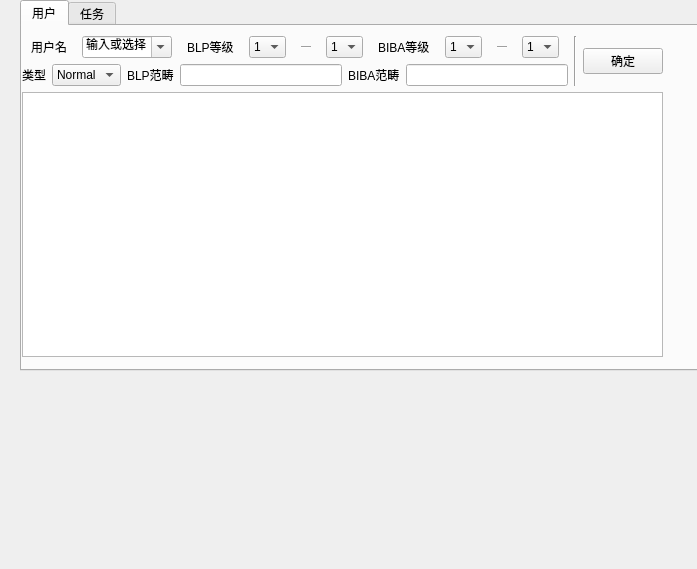
<?xml version="1.0" encoding="UTF-8"?>
<ui version="4.0">
 <class>Dialog</class>
 <widget class="QDialog" name="Dialog">
  <property name="geometry">
   <rect>
    <x>0</x>
    <y>0</y>
    <width>697</width>
    <height>569</height>
   </rect>
  </property>
  <property name="windowTitle">
   <string>监控服务接口测试程序</string>
  </property>
  <widget class="QWidget" name="verticalLayoutWidget_4">
   <property name="geometry">
    <rect>
     <x>20</x>
     <y>0</y>
     <width>681</width>
     <height>371</height>
    </rect>
   </property>
   <layout class="QVBoxLayout" name="verticalLayout_4">
    <item>
     <widget class="QTabWidget" name="tabWidget">
      <property name="autoFillBackground">
       <bool>false</bool>
      </property>
      <property name="currentIndex">
       <number>0</number>
      </property>
      <property name="usesScrollButtons">
       <bool>false</bool>
      </property>
      <property name="documentMode">
       <bool>false</bool>
      </property>
      <property name="movable">
       <bool>true</bool>
      </property>
      <widget class="QWidget" name="tab">
       <attribute name="title">
        <string>用户</string>
       </attribute>
       <widget class="QWidget" name="verticalLayoutWidget">
        <property name="geometry">
         <rect>
          <x>0</x>
          <y>10</y>
          <width>641</width>
          <height>321</height>
         </rect>
        </property>
        <layout class="QVBoxLayout" name="verticalLayout">
         <item>
          <layout class="QHBoxLayout" name="horizontalLayout_4">
           <item>
            <layout class="QVBoxLayout" name="verticalLayout_5">
             <item>
              <layout class="QHBoxLayout" name="horizontalLayout_2">
               <item>
                <widget class="QLabel" name="label">
                 <property name="sizePolicy">
                  <sizepolicy hsizetype="Fixed" vsizetype="Preferred">
                   <horstretch>0</horstretch>
                   <verstretch>0</verstretch>
                  </sizepolicy>
                 </property>
                 <property name="text">
                  <string>用户名</string>
                 </property>
                </widget>
               </item>
               <item>
                <widget class="QComboBox" name="comboBox">
                 <property name="sizePolicy">
                  <sizepolicy hsizetype="Fixed" vsizetype="Fixed">
                   <horstretch>0</horstretch>
                   <verstretch>0</verstretch>
                  </sizepolicy>
                 </property>
                 <property name="editable">
                  <bool>true</bool>
                 </property>
                 <item>
                  <property name="text">
                   <string>输入或选择</string>
                  </property>
                 </item>
                </widget>
               </item>
               <item>
                <widget class="QLabel" name="label_2">
                 <property name="sizePolicy">
                  <sizepolicy hsizetype="Fixed" vsizetype="Minimum">
                   <horstretch>0</horstretch>
                   <verstretch>0</verstretch>
                  </sizepolicy>
                 </property>
                 <property name="text">
                  <string>BLP等级</string>
                 </property>
                </widget>
               </item>
               <item>
                <widget class="QComboBox" name="comboBox_3">
                 <property name="sizePolicy">
                  <sizepolicy hsizetype="Fixed" vsizetype="Fixed">
                   <horstretch>0</horstretch>
                   <verstretch>0</verstretch>
                  </sizepolicy>
                 </property>
                 <property name="editable">
                  <bool>false</bool>
                 </property>
                 <item>
                  <property name="text">
                   <string>1</string>
                  </property>
                 </item>
                 <item>
                  <property name="text">
                   <string>2</string>
                  </property>
                 </item>
                 <item>
                  <property name="text">
                   <string>3</string>
                  </property>
                 </item>
                </widget>
               </item>
               <item>
                <widget class="Line" name="line">
                 <property name="windowModality">
                  <enum>Qt::NonModal</enum>
                 </property>
                 <property name="sizePolicy">
                  <sizepolicy hsizetype="Fixed" vsizetype="Minimum">
                   <horstretch>0</horstretch>
                   <verstretch>0</verstretch>
                  </sizepolicy>
                 </property>
                 <property name="minimumSize">
                  <size>
                   <width>10</width>
                   <height>0</height>
                  </size>
                 </property>
                 <property name="orientation">
                  <enum>Qt::Horizontal</enum>
                 </property>
                </widget>
               </item>
               <item>
                <widget class="QComboBox" name="comboBox_7">
                 <property name="sizePolicy">
                  <sizepolicy hsizetype="Fixed" vsizetype="Fixed">
                   <horstretch>0</horstretch>
                   <verstretch>0</verstretch>
                  </sizepolicy>
                 </property>
                 <property name="editable">
                  <bool>false</bool>
                 </property>
                 <item>
                  <property name="text">
                   <string>1</string>
                  </property>
                 </item>
                 <item>
                  <property name="text">
                   <string>2</string>
                  </property>
                 </item>
                 <item>
                  <property name="text">
                   <string>3</string>
                  </property>
                 </item>
                </widget>
               </item>
               <item>
                <widget class="QLabel" name="label_3">
                 <property name="sizePolicy">
                  <sizepolicy hsizetype="Fixed" vsizetype="Preferred">
                   <horstretch>0</horstretch>
                   <verstretch>0</verstretch>
                  </sizepolicy>
                 </property>
                 <property name="text">
                  <string>BIBA等级</string>
                 </property>
                </widget>
               </item>
               <item>
                <widget class="QComboBox" name="comboBox_2">
                 <property name="sizePolicy">
                  <sizepolicy hsizetype="Fixed" vsizetype="Fixed">
                   <horstretch>0</horstretch>
                   <verstretch>0</verstretch>
                  </sizepolicy>
                 </property>
                 <property name="editable">
                  <bool>false</bool>
                 </property>
                 <item>
                  <property name="text">
                   <string>1</string>
                  </property>
                 </item>
                 <item>
                  <property name="text">
                   <string>2</string>
                  </property>
                 </item>
                 <item>
                  <property name="text">
                   <string>3</string>
                  </property>
                 </item>
                </widget>
               </item>
               <item>
                <widget class="Line" name="line_2">
                 <property name="windowModality">
                  <enum>Qt::NonModal</enum>
                 </property>
                 <property name="sizePolicy">
                  <sizepolicy hsizetype="Fixed" vsizetype="Minimum">
                   <horstretch>0</horstretch>
                   <verstretch>0</verstretch>
                  </sizepolicy>
                 </property>
                 <property name="minimumSize">
                  <size>
                   <width>10</width>
                   <height>0</height>
                  </size>
                 </property>
                 <property name="orientation">
                  <enum>Qt::Horizontal</enum>
                 </property>
                </widget>
               </item>
               <item>
                <widget class="QComboBox" name="comboBox_8">
                 <property name="sizePolicy">
                  <sizepolicy hsizetype="Fixed" vsizetype="Fixed">
                   <horstretch>0</horstretch>
                   <verstretch>0</verstretch>
                  </sizepolicy>
                 </property>
                 <property name="editable">
                  <bool>false</bool>
                 </property>
                 <item>
                  <property name="text">
                   <string>1</string>
                  </property>
                 </item>
                 <item>
                  <property name="text">
                   <string>2</string>
                  </property>
                 </item>
                 <item>
                  <property name="text">
                   <string>3</string>
                  </property>
                 </item>
                </widget>
               </item>
              </layout>
             </item>
             <item>
              <layout class="QHBoxLayout" name="horizontalLayout">
               <item>
                <widget class="QLabel" name="label_4">
                 <property name="text">
                  <string>类型</string>
                 </property>
                </widget>
               </item>
               <item>
                <widget class="QComboBox" name="comboBox_9">
                 <property name="currentIndex">
                  <number>0</number>
                 </property>
                 <item>
                  <property name="text">
                   <string>Normal</string>
                  </property>
                 </item>
                 <item>
                  <property name="text">
                   <string>Admin</string>
                  </property>
                 </item>
                 <item>
                  <property name="text">
                   <string>Audit</string>
                  </property>
                 </item>
                 <item>
                  <property name="text">
                   <string>Secure</string>
                  </property>
                 </item>
                </widget>
               </item>
               <item>
                <widget class="QLabel" name="label_7">
                 <property name="text">
                  <string>BLP范畴</string>
                 </property>
                </widget>
               </item>
               <item>
                <widget class="QLineEdit" name="lineEdit"/>
               </item>
               <item>
                <widget class="QLabel" name="label_8">
                 <property name="text">
                  <string>BIBA范畴</string>
                 </property>
                </widget>
               </item>
               <item>
                <widget class="QLineEdit" name="lineEdit_2"/>
               </item>
              </layout>
             </item>
            </layout>
           </item>
           <item>
            <widget class="Line" name="line_3">
             <property name="orientation">
              <enum>Qt::Vertical</enum>
             </property>
            </widget>
           </item>
           <item>
            <widget class="QPushButton" name="pushButton">
             <property name="enabled">
              <bool>true</bool>
             </property>
             <property name="sizePolicy">
              <sizepolicy hsizetype="Fixed" vsizetype="Fixed">
               <horstretch>0</horstretch>
               <verstretch>0</verstretch>
              </sizepolicy>
             </property>
             <property name="text">
              <string>确定</string>
             </property>
             <property name="autoDefault">
              <bool>false</bool>
             </property>
            </widget>
           </item>
          </layout>
         </item>
         <item>
          <widget class="QTextBrowser" name="textBrowser"/>
         </item>
        </layout>
       </widget>
      </widget>
      <widget class="QWidget" name="tab_2">
       <attribute name="title">
        <string>任务</string>
       </attribute>
       <widget class="QWidget" name="verticalLayoutWidget_2">
        <property name="geometry">
         <rect>
          <x>0</x>
          <y>10</y>
          <width>641</width>
          <height>321</height>
         </rect>
        </property>
        <layout class="QVBoxLayout" name="verticalLayout_2">
         <item>
          <layout class="QHBoxLayout" name="horizontalLayout_5">
           <item>
            <layout class="QVBoxLayout" name="verticalLayout_6">
             <item>
              <layout class="QHBoxLayout" name="horizontalLayout_6">
               <item>
                <widget class="QLabel" name="label_9">
                 <property name="sizePolicy">
                  <sizepolicy hsizetype="Fixed" vsizetype="Preferred">
                   <horstretch>0</horstretch>
                   <verstretch>0</verstretch>
                  </sizepolicy>
                 </property>
                 <property name="text">
                  <string>任务名</string>
                 </property>
                </widget>
               </item>
               <item>
                <widget class="QComboBox" name="comboBox_4">
                 <property name="sizePolicy">
                  <sizepolicy hsizetype="Fixed" vsizetype="Fixed">
                   <horstretch>0</horstretch>
                   <verstretch>0</verstretch>
                  </sizepolicy>
                 </property>
                 <property name="editable">
                  <bool>true</bool>
                 </property>
                 <item>
                  <property name="text">
                   <string>输入或选择</string>
                  </property>
                 </item>
                </widget>
               </item>
               <item>
                <widget class="QLabel" name="label_10">
                 <property name="sizePolicy">
                  <sizepolicy hsizetype="Fixed" vsizetype="Minimum">
                   <horstretch>0</horstretch>
                   <verstretch>0</verstretch>
                  </sizepolicy>
                 </property>
                 <property name="text">
                  <string>BLP等级</string>
                 </property>
                </widget>
               </item>
               <item>
                <widget class="QComboBox" name="comboBox_5">
                 <property name="sizePolicy">
                  <sizepolicy hsizetype="Fixed" vsizetype="Minimum">
                   <horstretch>0</horstretch>
                   <verstretch>0</verstretch>
                  </sizepolicy>
                 </property>
                 <property name="minimumSize">
                  <size>
                   <width>10</width>
                   <height>5</height>
                  </size>
                 </property>
                 <property name="baseSize">
                  <size>
                   <width>10</width>
                   <height>5</height>
                  </size>
                 </property>
                 <property name="editable">
                  <bool>false</bool>
                 </property>
                 <item>
                  <property name="text">
                   <string>1</string>
                  </property>
                 </item>
                 <item>
                  <property name="text">
                   <string>2</string>
                  </property>
                 </item>
                 <item>
                  <property name="text">
                   <string>3</string>
                  </property>
                 </item>
                </widget>
               </item>
               <item>
                <spacer name="horizontalSpacer">
                 <property name="orientation">
                  <enum>Qt::Horizontal</enum>
                 </property>
                 <property name="sizeHint" stdset="0">
                  <size>
                   <width>40</width>
                   <height>20</height>
                  </size>
                 </property>
                </spacer>
               </item>
               <item>
                <widget class="QLabel" name="label_11">
                 <property name="sizePolicy">
                  <sizepolicy hsizetype="Fixed" vsizetype="Preferred">
                   <horstretch>0</horstretch>
                   <verstretch>0</verstretch>
                  </sizepolicy>
                 </property>
                 <property name="text">
                  <string>BIBA等级</string>
                 </property>
                </widget>
               </item>
               <item>
                <widget class="QComboBox" name="comboBox_6">
                 <property name="sizePolicy">
                  <sizepolicy hsizetype="Fixed" vsizetype="Preferred">
                   <horstretch>0</horstretch>
                   <verstretch>0</verstretch>
                  </sizepolicy>
                 </property>
                 <property name="editable">
                  <bool>false</bool>
                 </property>
                 <item>
                  <property name="text">
                   <string>1</string>
                  </property>
                 </item>
                 <item>
                  <property name="text">
                   <string>2</string>
                  </property>
                 </item>
                 <item>
                  <property name="text">
                   <string>3</string>
                  </property>
                 </item>
                </widget>
               </item>
               <item>
                <spacer name="horizontalSpacer_2">
                 <property name="orientation">
                  <enum>Qt::Horizontal</enum>
                 </property>
                 <property name="sizeHint" stdset="0">
                  <size>
                   <width>40</width>
                   <height>20</height>
                  </size>
                 </property>
                </spacer>
               </item>
              </layout>
             </item>
             <item>
              <layout class="QHBoxLayout" name="horizontalLayout_7">
               <item>
                <widget class="QLabel" name="label_5">
                 <property name="text">
                  <string>类型</string>
                 </property>
                </widget>
               </item>
               <item>
                <widget class="QComboBox" name="comboBox_10">
                 <item>
                  <property name="text">
                   <string>Normal</string>
                  </property>
                 </item>
                 <item>
                  <property name="text">
                   <string>Admin</string>
                  </property>
                 </item>
                 <item>
                  <property name="text">
                   <string>Audit</string>
                  </property>
                 </item>
                 <item>
                  <property name="text">
                   <string>Secure</string>
                  </property>
                 </item>
                </widget>
               </item>
               <item>
                <widget class="QLabel" name="label_12">
                 <property name="text">
                  <string>BLP范畴</string>
                 </property>
                </widget>
               </item>
               <item>
                <widget class="QLineEdit" name="lineEdit_3"/>
               </item>
               <item>
                <widget class="QLabel" name="label_13">
                 <property name="text">
                  <string>BIBA范畴</string>
                 </property>
                </widget>
               </item>
               <item>
                <widget class="QLineEdit" name="lineEdit_4"/>
               </item>
              </layout>
             </item>
            </layout>
           </item>
           <item>
            <widget class="Line" name="line_4">
             <property name="orientation">
              <enum>Qt::Vertical</enum>
             </property>
            </widget>
           </item>
           <item>
            <widget class="QPushButton" name="pushButton_2">
             <property name="enabled">
              <bool>true</bool>
             </property>
             <property name="sizePolicy">
              <sizepolicy hsizetype="Fixed" vsizetype="Fixed">
               <horstretch>0</horstretch>
               <verstretch>0</verstretch>
              </sizepolicy>
             </property>
             <property name="text">
              <string>确定</string>
             </property>
             <property name="autoDefault">
              <bool>false</bool>
             </property>
            </widget>
           </item>
          </layout>
         </item>
         <item>
          <widget class="QTextBrowser" name="textBrowser_2"/>
         </item>
        </layout>
       </widget>
      </widget>
     </widget>
    </item>
   </layout>
  </widget>
 </widget>
 <resources/>
 <connections/>
</ui>
